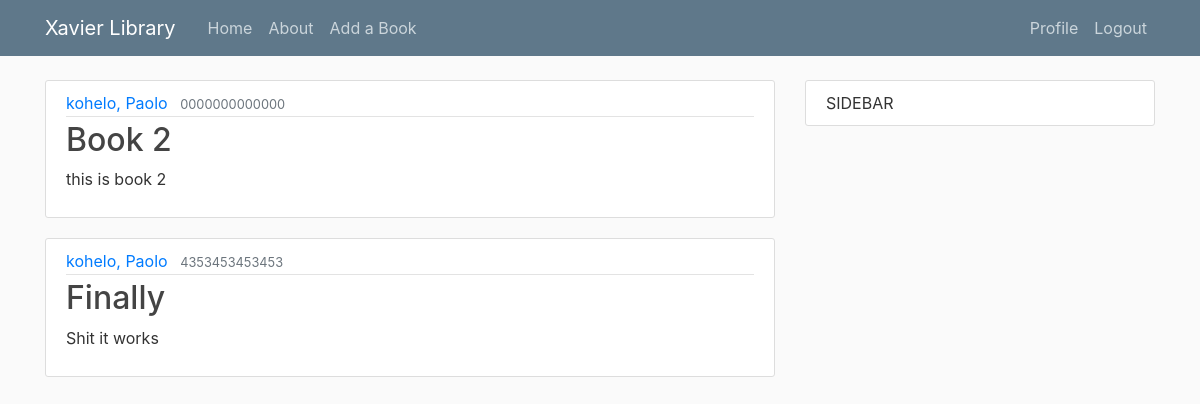
The page / (signed in) on the database its author committed.
### library/models.py (models this page shows, shortened)
class Book(models.Model):
    title = models.CharField(max_length=200)
    author = models.ForeignKey('Author', on_delete=models.SET_NULL, null=True)
    summary = models.TextField(max_length=1000, help_text="Enter a brief description of the book")
    isbn = models.CharField('ISBN', max_length=13,
                            help_text='13 Character <a href="https://www.isbn-international.org/content/what-isbn'
                                      '">ISBN number</a>')
    genre = models.ManyToManyField(Genre, help_text="Select a genre for this book")
    language = models.ForeignKey('Language', on_delete=models.SET_NULL, null=True)
    call = models.CharField('Call Number', max_length=3, help_text="Enter a 3 digit call number", null=True)
    def display_genre(self):
        """Creates a string for the Genre. This is required to display genre in Admin."""
        return ', '.join([genre.name for genre in self.genre.all()[:3]])
    display_genre.short_description = 'Genre'

class Author(models.Model):
    first_name = models.CharField(max_length=100)
    last_name = models.CharField(max_length=100)
    date_of_birth = models.DateField(null=True, blank=True)
    date_of_death = models.DateField('died', null=True, blank=True)
    class Meta:
        ordering = ['last_name', 'first_name']
    def __str__(self):
        return '{0}, {1}'.format(self.last_name, self.first_name)

### library/views.py (the view)
# urls.py: path('', BookListView.as_view(), name='library-home'), #path('', views.home, name='library-home'),
class BookListView(ListView):
	model = Book
	template_name = 'library/home.html'
	context_object_name = 'books'

### library/templates/library/home.html
{% extends "library/base.html" %}
{% block content%}
	{% for book in books %}
		<article class="media content-section">
		  <div class="media-body">
		    <div class="article-metadata">
		      <a class="mr-2" href="#">{{ book.author }}</a>
		      <small class="text-muted">{{ book.isbn }}</small>
		    </div>
		    <h2><a class="article-title" href="{% url 'book-detail' book.id %}">{{ book.title }}</a></h2>
		    <p class="article-content">{{ book.summary }}</p>
		  </div>
		</article>
	{% endfor %}
{% endblock content %}

### library/static/library/main.css (style rules this page uses)
body { background: #fafafa; color: #333333; margin-top: 5rem; }
h1, h2, h3, h4, h5, h6 { color: #444444; }
.content-section { background: #ffffff; padding: 10px 20px; border: 1px solid #dddddd; border-radius: 3px; margin-bottom: 20px; }
.article-title { color: #444444; }
.article-content { white-space: pre-line; }
.article-metadata { padding-bottom: 1px; margin-bottom: 4px; border-bottom: 1px solid #e3e3e3 }

### rows shown on the page
Book: author "kohelo, Paolo", isbn "0000000000000", title "Book 2", summary "this is book 2"
Book: author "kohelo, Paolo", isbn "4353453453453", title "Finally", summary "Shit it works"
